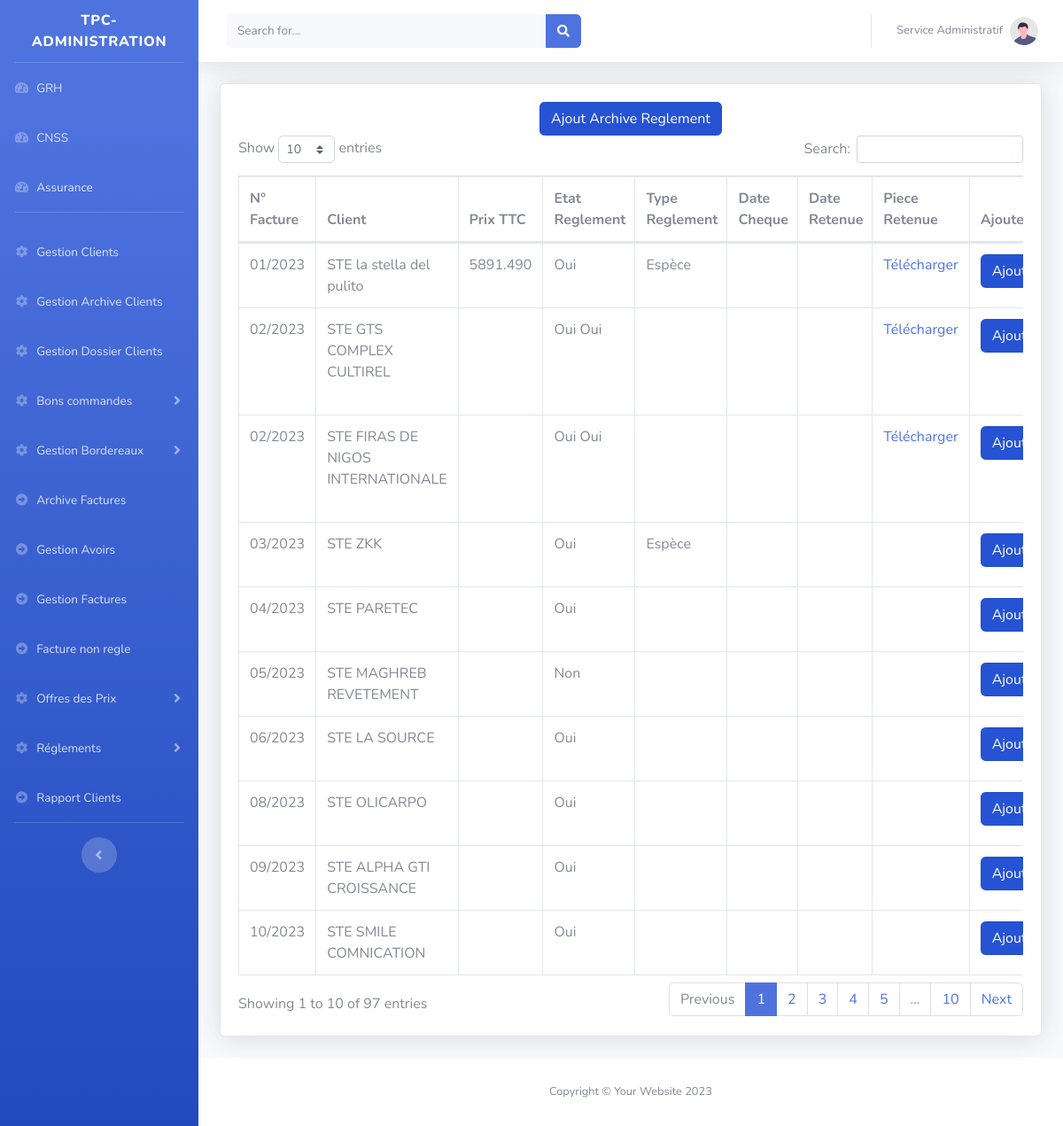
/tpc/main.php?Reglements&Archive, run on the app's committed database.
### tables this page shows
CREATE TABLE `archive_reglement` (
  `id` int(11) NOT NULL,
  `client` int(11) DEFAULT NULL,
  `num_fact_archive` varchar(100) DEFAULT NULL,
  `prix_ttc` varchar(100) DEFAULT NULL,
  `etat_reglement` varchar(20) DEFAULT NULL,
  `num_cheque` varchar(250) DEFAULT NULL,
  `date_cheque` varchar(50) DEFAULT NULL,
  `retenue_date` varchar(50) DEFAULT NULL,
  `TypeReglement` varchar(250) DEFAULT NULL,
  `pieceRs` varchar(250) NOT NULL
);

CREATE TABLE `clients` (
  `id` int(11) NOT NULL,
  `type_client` varchar(200) DEFAULT NULL,
  `convention` varchar(100) DEFAULT NULL,
  `pieceConvention` varchar(250) DEFAULT NULL,
  `nom_client` varchar(200) DEFAULT NULL,
  `code_client` varchar(11) DEFAULT NULL,
  `adresse` text DEFAULT NULL,
  `matriculeFiscale` varchar(100) DEFAULT NULL,
  `exonoration` varchar(100) DEFAULT NULL,
  `pieceExonoration` varchar(200) DEFAULT NULL,
  `tel` varchar(200) DEFAULT NULL,
  `email` varchar(200) DEFAULT NULL,
  `numexonoration` varchar(250) DEFAULT NULL,
  `ValiditeExonoration` varchar(250) DEFAULT NULL
);

### tpc/class/connexion.db.php (called while the page is built)
<?php
function connexion(): PDO {
    $host = getenv('DB_HOST') ?: '127.0.0.1';
    $port = getenv('DB_PORT') ?: 3306;
    $db   = getenv('DB_NAME') ?: 'tpc';
    $user = getenv('DB_USER') ?: 'root';
    $pass = getenv('DB_PASSWORD') !== false ? getenv('DB_PASSWORD') : '';
    $dsn = "mysql:host=$host;port=$port;dbname=$db;charset=utf8mb4";
    $opts = [
        PDO::ATTR_ERRMODE            => PDO::ERRMODE_EXCEPTION,
        PDO::ATTR_DEFAULT_FETCH_MODE => PDO::FETCH_ASSOC,
        PDO::ATTR_EMULATE_PREPARES   => false,
    ];
    return new PDO($dsn, $user, $pass, $opts);
}

### tpc/class/Reglements.class.php (called while the page is built, shortened)
<?php
include_once 'connexion.db.php';
class Reglements{
	private $cnx;
	public function __construct(){$this->cnx=connexion();}
	public function getAllReglementArchive($reglement){
	   $sql="SELECT * FROM archive_reglement  where num_fact_archive='$reglement'";
		$req=$this->cnx->query($sql);
		$resultat=$req->fetchAll();
		return $resultat;
	}
public function getAllARchive(){
		 $sql="SELECT * FROM archive_reglement as AR,clients as clt where AR.client=clt.id ";
		$req=$this->cnx->query($sql);
		$resultat=$req->fetchAll();
		return $resultat;
	}
}
$reglement=new Reglements();

### tpc/pages/Reglements/Archive/AfficherArchiveReglements.php (the view, shortened to what this page needs)
<?php
include 'class/Reglements.class.php';
$ArchiveReglements=$reglement->getAllARchive();
 ?>
                    <div class="card shadow mb-4">
                       <div style="width:100%;text-align:center" class="col-12">
                            <a href="?Reglements&Archive&Add" class="btn btn-primary active " style="position:relative; top:20px;"  >Ajout  Archive Reglement</a>
							</div>
                        <div class="card-body">
                            <div class="table-responsive">
                                <table class="table table-bordered" id="dataTable" width="100%" cellspacing="0">
                                    <thead>
                                        <tr>
										    <th >N° Facture</th>
											<th >Client</th>
											<th >Prix TTC</th>
											<th >Etat Reglement</th>
											<th >Type Reglement</th>
											<th >Date Cheque</th>
											<th >Date Retenue</th>
											<th >Piece Retenue</th>
											<th>Ajouter</th>
                                        </tr>
                                    </thead>
                                    <tbody>
									<?php if(!empty($ArchiveReglements)){
										foreach($ArchiveReglements as $key){
										$DetailReglements=$reglement->getAllReglementArchive($key['num_fact_archive']);
											?>
											 <tr>
												<td>
												<?=$key['num_fact_archive']?>
												</td>
												 <td><?=$key['nom_client']?></td>
												<td>
												  <?php foreach($DetailReglements as $cle){?>
									<?=$cle['prix_ttc']?>
									 <?php }?>
												</td>
												<td><?php foreach($DetailReglements as $cle){?>
									 <?=$cle['etat_reglement']?>
									 <?php }?></td>
							<td>
							 <?php foreach($DetailReglements as $cle){$typesReglements=explode(',',$cle['TypeReglement']);
					    for($i=0;$i<count($typesReglements);$i++){
							echo $typesReglements[$i].'<br><br>';
						}
					 }?>
							</td>
					<td>
					 <?php foreach($DetailReglements as $cle){
										 $date_cheques=explode(',',$cle['date_cheque']);
									for($i=0;$i<count($date_cheques);$i++){
										echo $date_cheques[$i].'<br><br>';
									}
								  }?>
					</td>
					<td> <?php foreach($DetailReglements as $cle){$retenue_dates=explode(',',$cle['retenue_date']);
									for($i=0;$i<count($retenue_dates);$i++){
										if(!empty($retenue_dates[$i])){
										echo $retenue_dates[$i].'<hr>';
										}
									}
								  }?></td>
								   <td>
												<?php if($cle['pieceRs']){?>
												<a href="./pages/Reglements/Archive/PiecesRS_Archive/<?=$cle['pieceRs']?>">Télécharger </a>
												<?php } ?>
												</td>
												<td>
									 <a href="?Reglements&Archive&Add&Facture=<?=$key['num_fact_archive']?>" class="btn btn-primary active">Ajout </a>
									</td>
											 </tr>
									<?php }}?>
									 </tbody>
                                </table>
                            </div>
                        </div>
                    </div>

### data on the page
archive_reglement: num_fact_archive "02/2023", client.nom_client "STE GTS COMPLEX CULTIREL", etat_reglement "Oui"
archive_reglement: etat_reglement "Oui", num_fact_archive "02/2023", client.nom_client "STE FIRAS DE NIGOS INTERNATIONALE"
archive_reglement: num_fact_archive "03/2023", client.nom_client "STE ZKK", etat_reglement "Oui", TypeReglement "Espèce"
archive_reglement: num_fact_archive "04/2023", client.nom_client "STE PARETEC", etat_reglement "Oui"
archive_reglement: num_fact_archive "05/2023", client.nom_client "STE MAGHREB REVETEMENT", etat_reglement "Non"
archive_reglement: num_fact_archive "06/2023", client.nom_client "STE LA SOURCE", etat_reglement "Oui"
archive_reglement: num_fact_archive "09/2023", client.nom_client "STE ALPHA GTI CROISSANCE", etat_reglement "Oui"
archive_reglement: num_fact_archive "08/2023", client.nom_client "STE OLICARPO", etat_reglement "Oui"
archive_reglement: num_fact_archive "10/2023", client.nom_client "STE SMILE COMNICATION", etat_reglement "Oui"
archive_reglement: num_fact_archive "01/2023", client.nom_client "STE la stella del pulito", prix_ttc "5891.490", etat_reglement "Oui", TypeReglement "Espèce"
